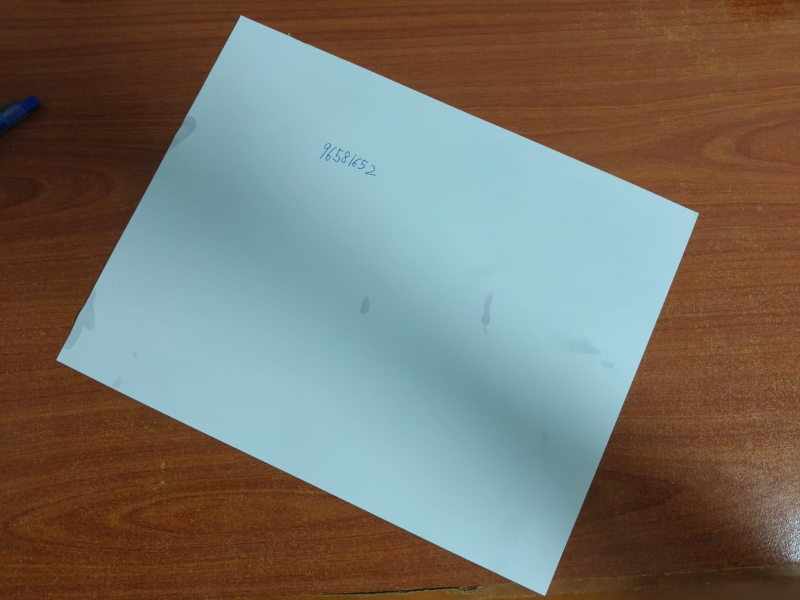
#> input picture Test1/test.jpg, 1600 x 1200 px (shown at 1/2 size)
$ python Scanner.py
#> lines starting #> are read from the running program, lines starting #| are printed output that depends on the picture; after the words box and inside, x2 and y2 are one past the last pixel; in counts of white or black regions, pixels touching at a corner belong together
import cv2
import numpy as np
import mapper
image=cv2.imread("test.jpg")   #read in the image
#> image is the input picture: shape (1200, 1600, 3); mean B, G, R 104.4, 113.5, 117.7
image=cv2.resize(image,(1300,800)) #resizing because opencv does not work well with bigger images
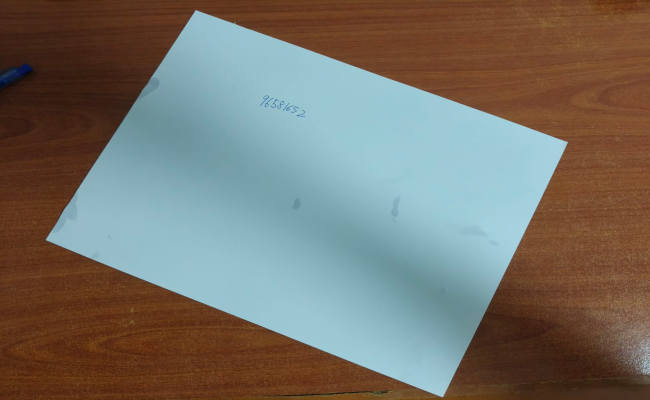
#> image: shape (800, 1300, 3) (shown at 1/2 size); mean B, G, R 104.4, 113.5, 117.7
orig=image.copy()

gray=cv2.cvtColor(image,cv2.COLOR_BGR2GRAY)  #RGB To Gray Scale
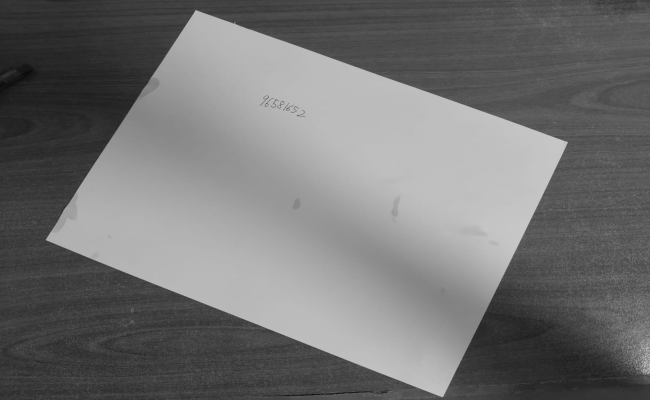
#> gray: shape (800, 1300) (shown at 1/2 size); min 10, max 231, mean 113.7
cv2.imshow("Title",gray)

blurred=cv2.GaussianBlur(gray,(5,5),0)  #(5,5) is the kernel size and 0 is sigma that determines the amount of blur
cv2.imshow("Blur",blurred)

edged=cv2.Canny(blurred,30,50)  #30 MinThreshold and 50 is the MaxThreshold
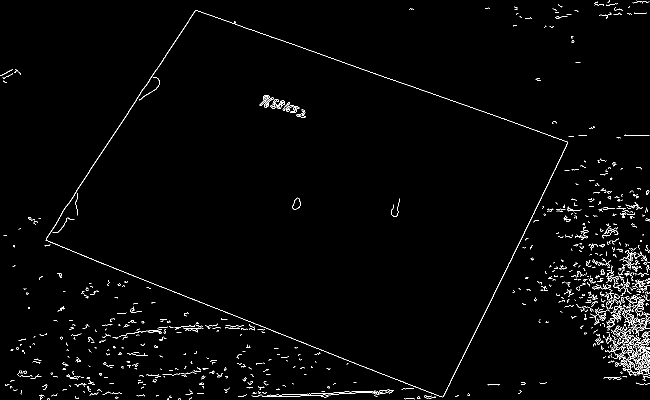
#> edged: shape (800, 1300) (shown at 1/2 size); 1.7% white in thin lines or dots
cv2.imshow("Canny",edged)


contours,hierarchy=cv2.findContours(edged,cv2.RETR_LIST,cv2.CHAIN_APPROX_SIMPLE)  #retrieve the contours as a list, with simple apprximation model
#> contours = 930 contours, 885 with area under 20; largest, box (x1, y1, x2, y2) and area: (91, 20, 1136, 795) 455679, (92, 20, 1136, 795) 455070, (585, 395, 602, 419) 250, (585, 395, 602, 419) 239, (1256, 670, 1300, 704) 214
contours=sorted(contours,key=cv2.contourArea,reverse=True)

#the loop extracts the boundary contours of the page
for c in contours:
    p=cv2.arcLength(c,True)
    approx=cv2.approxPolyDP(c,0.02*p,True)

    if len(approx)==4:
        target=approx
        break
#> this loop made 1 pass
#> (p, target) on pass 1: (2988.9, [[390, 21], [91, 480], [886, 793], [1134, 283]])
#> (the run stopped early here; a loop or call above may not have finished)
